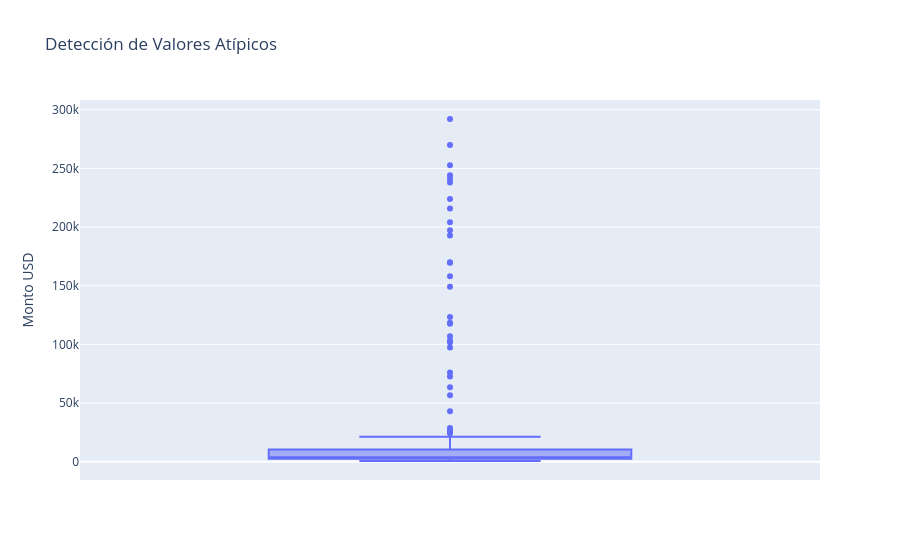

Here is the notebook cell this chart was saved with:
### Code cell
px.box(
    df,
    y="Monto USD",
    title="Detección de Valores Atípicos"
)

### Figure 1 — Plotly figure (JSON) as saved in the notebook; plotly's stock layout.template omitted (floating-point values rounded to 4 significant figures; data arrays with more than 128 entries replaced by an {"elided": "..."} marker saying what was removed)
{"data": [{"alignmentgroup": "True", "hovertemplate": "Monto USD=%{y}<extra></extra>", "legendgroup": "", "marker": {"color": "#636efa"}, "name": "", "notched": false, "offsetgroup": "", "orientation": "v", "showlegend": false, "x0": " ", "xaxis": "x", "y": {"elided": "550 float values"}, "y0": " ", "yaxis": "y", "type": "box"}], "layout": {"xaxis": {"anchor": "y", "domain": [0.0, 1.0]}, "yaxis": {"anchor": "x", "domain": [0.0, 1.0], "title": {"text": "Monto USD"}}, "legend": {"tracegroupgap": 0}, "title": {"text": "Detección de Valores Atípicos"}, "boxmode": "group"}}
